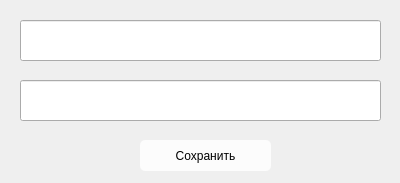
<?xml version="1.0" encoding="UTF-8"?>
<ui version="4.0">
 <class>Form</class>
 <widget class="QWidget" name="Form">
  <property name="geometry">
   <rect>
    <x>0</x>
    <y>0</y>
    <width>400</width>
    <height>183</height>
   </rect>
  </property>
  <property name="sizePolicy">
   <sizepolicy hsizetype="Fixed" vsizetype="Fixed">
    <horstretch>0</horstretch>
    <verstretch>0</verstretch>
   </sizepolicy>
  </property>
  <property name="windowTitle">
   <string>Правка</string>
  </property>
  <property name="styleSheet">
   <string notr="true">QFrame {
    border-radius: 10px;
}

QPushButton{
	background-color: rgba(255, 255, 255, 200);
    border-radius: 5px;
}

QPushButton:hover:!checked {
    background-color: rgb(119, 118, 123);
}

QPushButton:checked:hover {
   background-color: rgb(119, 118, 123);
}

QPushButton:pressed:!checked {
	background-color: rgb(154, 153, 150);
}

QPushButton:checked:pressed {
	background-color: rgb(154, 153, 150);
}

QPushButton:checked {
	background-color: rgb(154, 153, 150);
}

QPushButton:!checked {
	background-color: rgba(255, 255, 255, 200);
}</string>
  </property>
  <widget class="QPushButton" name="pushButton">
   <property name="geometry">
    <rect>
     <x>140</x>
     <y>140</y>
     <width>131</width>
     <height>31</height>
    </rect>
   </property>
   <property name="text">
    <string>Сохранить</string>
   </property>
  </widget>
  <widget class="QLineEdit" name="lineEdit">
   <property name="geometry">
    <rect>
     <x>20</x>
     <y>20</y>
     <width>361</width>
     <height>41</height>
    </rect>
   </property>
   <property name="styleSheet">
    <string notr="true">font: 10pt &quot;Ubuntu&quot;;</string>
   </property>
  </widget>
  <widget class="QLineEdit" name="lineEdit_2">
   <property name="geometry">
    <rect>
     <x>20</x>
     <y>80</y>
     <width>361</width>
     <height>41</height>
    </rect>
   </property>
   <property name="styleSheet">
    <string notr="true">font: 10pt &quot;Ubuntu&quot;;</string>
   </property>
  </widget>
 </widget>
 <resources/>
 <connections/>
</ui>
